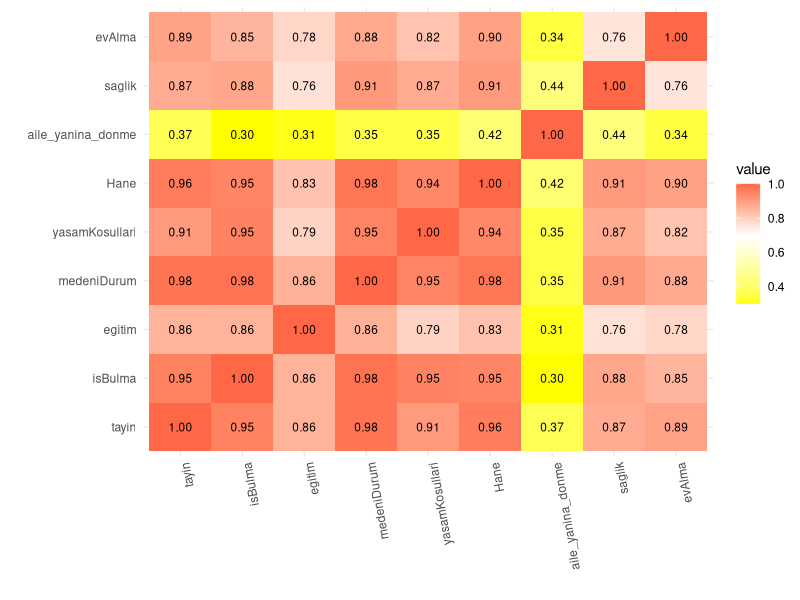
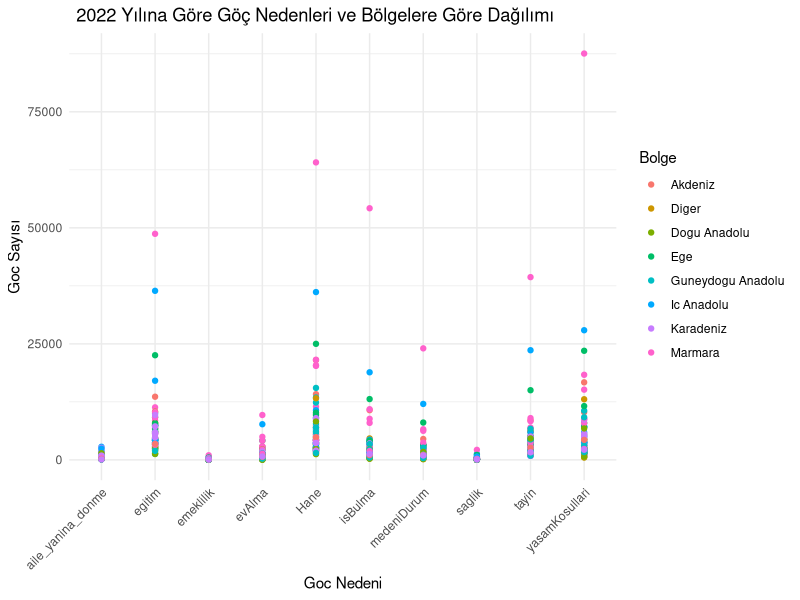
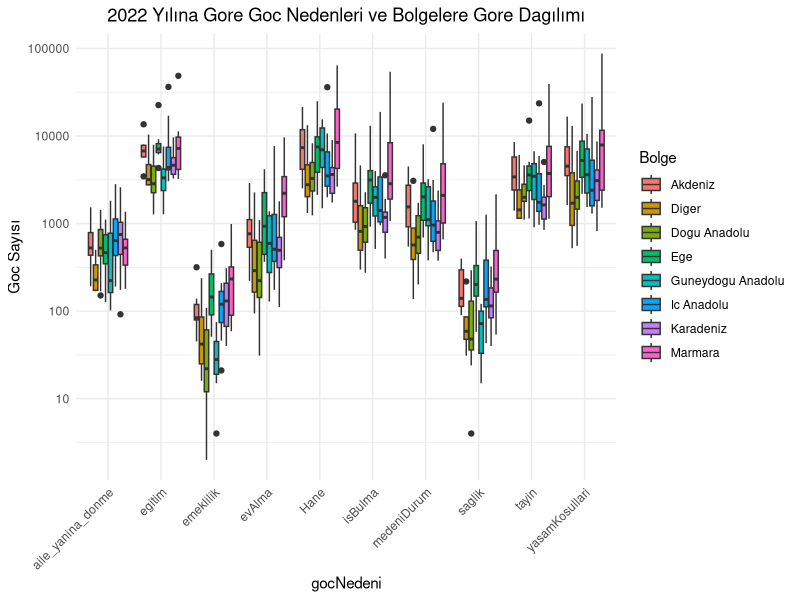
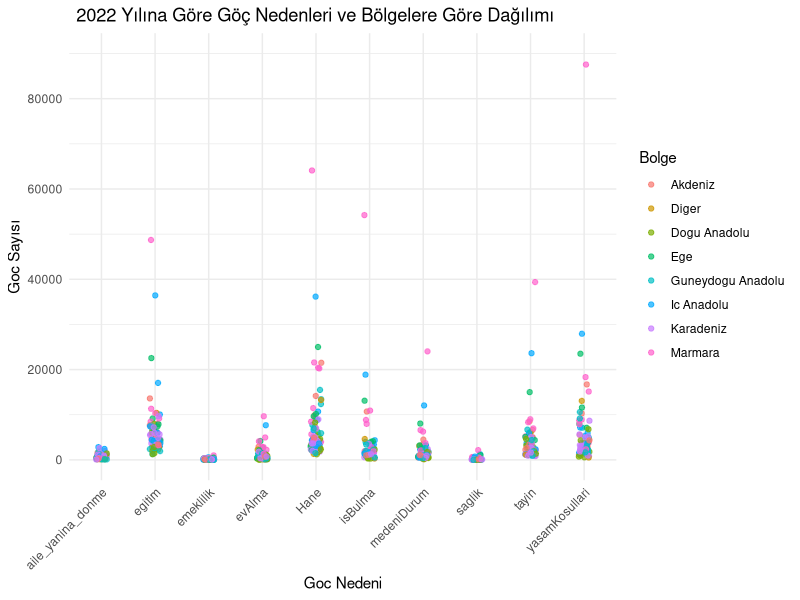

Here is the R script that generated these plots, in order:
## ---- chunk 1

library(readxl)
library(ggplot2)
library(tidyverse)
library(dplyr)
library(knitr)
library(ggrepel)
library(reshape2)
library(gridExtra)
## ---- chunk 2
##exceldosyasını okuma
alinan_goc <- read_excel("goc_etme_nedenine_illerin_aldigi_goc.xlsx")
## ---- chunk 3
##veri setinin ilk bir kaç satırını gösterme
head(alinan_goc)
## ---- chunk 4
##cor() fonksiyonu kullanılarak alinan_goc veri setindeki belirli sütunlar arasındaki korelasyonlar hesaplanır.
# Korelasyon matrisini hesapla
##cor() fonksiyonu, alinan_goc veri setindeki 3. sütundan 11. sütuna kadar olan sütunlardaki değişkenler arasındaki korelasyonları hesaplar. use = "complete.obs" argümanı, eksik değerleri içeren gözlemleri hesaplama işleminden çıkarır.
correlation_matrix <- cor(alinan_goc[, c(3:11)], use = "complete.obs")
melted_corr_matrix <- melt(correlation_matrix)
##Daha sonra, melt() fonksiyonu kullanılarak korelasyon matrisi eritilir
##melted_corr_matrix <- melt(correlation_matrix) ggplot2 paketi kullanılarak korelasyon matrisi görselleştirilir. 
##geom_tile() fonksiyonu ile korelasyon matrisi, renkli kareler olarak gösterilir. geom_text() fonksiyonu ile her karenin içine korelasyon değerleri yazdırılır. 
##labs() fonksiyonu ile x ve y eksenlerine etiketler eklenir. guides() fonksiyonu ile renk gradyanı için bir renk skalası eklenebilir. Son olarak, theme() fonksiyonları ile grafik stili ayarlanır.
# Ve Korelasyon matrisini görselleştirilir
ggplot(melted_corr_matrix, aes(Var1, Var2, fill = value)) +
  geom_tile() + 
   geom_text(aes(label = sprintf("%.2f", value)), color = "black", size = 3) +
  labs(x = " ", y = " ") + 
  guides(color = guide_legend(title = "Değer")) + 
  scale_fill_gradient2(low = "yellow", high = "red", mid = "white", midpoint = 0.7) +
  theme_minimal() +
  theme(axis.text.x = element_text(angle = 100, hjust = 1))
## ---- chunk 5
##alinan_goc veri çerçevesindeki veriyi daha "düzenli" bir formata dönüştürür ve new_tidy_data adında yeni bir veri seti oluşturur. Buradaki amaç, veriyi daha analiz edilebilir hale getirmek ve veri işleme sürecini kolaylaştırmaktır
##pivot_longer() fonksiyonu kullanılarak, veri çerçevesindeki sütunlar uzun formata dönüştürülür. Yani, her bir göç nedeni bir sütun yerine, il ve yil sütunları sabit kalacak şekilde, diğer sütunlar göç nedeni ve göç sayısı olacak şekilde yeniden yapılandırılır
##cols = -c(il, yil): il ve yil sütunları dışındaki tüm sütunlar işleme alınır names_to = "gocNedeni": Sütun adları, "gocNedeni" adında yeni bir sütuna dönüştürülür.
##mutate() fonksiyonu kullanılarak, "gocNedeni" sütunu karakter veri tipine dönüştürülür
##head() fonksiyonu kullanılarak, yeni oluşturulan new_tidy_data veri çerçevesinin ilk altı satırı ekrana yazdırılır

new_tidy_data <- alinan_goc %>%
  pivot_longer(cols = -c(il, yil), names_to = "gocNedeni", values_to = "gocSayisi") %>%
  mutate(gocNedeni = as.character(gocNedeni))
head(new_tidy_data)
## ---- chunk 6
##veri setindeki sütun adlarını döndürür
colnames(new_tidy_data)

## ---- chunk 7
##new_tidy_data veri setindeki her sütundaki eksik değerlerin sayısını hesaplama
colSums(is.na(new_tidy_data))
## ---- chunk 8
##new_tidy_data veri setinde herhangi bir eksik değer olup olmadığını kontrol eder.
##any(): Bu fonksiyon, bir vektör veya matrisin herhangi bir elemanının belirtilen koşulu sağlayıp sağlamadığını kontrol eder. 
any(is.na(new_tidy_data))
## ---- chunk 9
##data setinin yapısını özetleme
str(new_tidy_data)
## ---- chunk 10
##new_tidy_data veri setindeki tekrarlanan satırların sayısını hesaplar.
sum(duplicated(new_tidy_data))
## ---- chunk 11
##new_tidy_data veri setindeki "gocSayisi" adlı sütunun özet istatistikleri hesaplanır
summary(new_tidy_data$gocSayisi)
## ---- chunk 12
##new_tidy_data veri setindeki verileri gocSayisi sütununa göre sıralama ve ilk altı satırını ekrana yazdırma
new_tidy_data %>% arrange(gocSayisi) %>% head()
## ---- chunk 13
##new_tidy_data veri setindeki verileri gocSayisi sütununa göre azalan sıraya göre sıralama ve ilk altı satırını ekrana yazdırma
new_tidy_data %>% arrange(desc(gocSayisi)) %>% head()
## ---- chunk 14
## new_tidy_data veri setindeki veriler arasından gocSayisi sütunundaki en yüksek 10 değerigösterme
new_tidy_data %>% top_n(10, gocSayisi)
## ---- chunk 15
##new_tidy_data veri setindeki toplam göç sayısını hesaplamak için bir fonksiyon tanımlar.
toplam_goc_sayisi <- function(new_tidy_data, il, yil) {
  toplam <- sum(new_tidy_data$gocSayisi[new_tidy_data$il == il & new_tidy_data$yil == yil])
  return(toplam)
}
##belirtilen il ve yıl için new_tidy_data veri çerçevesindeki göç sayılarını filtreler ve toplama 
# Örneğin, Adana'daki 2022 yılındaki toplam göç sayısını bulmak için:
print(paste("Adana'da 2022 yılındaki toplam goc sayısı:", toplam_goc_sayisi(new_tidy_data, "Adana", 2022)))
print(paste("İstanbul'da 2022 yılındaki toplam goc sayısı:", toplam_goc_sayisi(new_tidy_data, "Istanbul", 2019)))
## ---- chunk 16
##new_tidy_data veri setinde 2022 yılında en yüksek göç sayısı ve göç nedenini yazdırma
max_goc_2022 <- new_tidy_data %>% 
  filter(yil == 2022) %>%
  select(gocSayisi, gocNedeni) %>%
  filter(gocSayisi == max(gocSayisi))

print(max_goc_2022)
## ---- chunk 17
min_goc_2022 <- new_tidy_data %>% 
  filter(yil == 2022) %>%
  select(gocSayisi, gocNedeni) %>%
  filter(gocSayisi == min(gocSayisi))

print(min_goc_2022)
## ---- chunk 18
new_tidy_data <- new_tidy_data %>%
  mutate(bolge = case_when(
    il %in% c("Istanbul", "Bursa", "Kocaeli", "Tekirdag","Balikesir","Canakkale","Bilecik","Edirne","Kirklareli","Sakarya","Yalova") ~ "Marmara",
    il %in% c("Izmir", "Aydin", "Manisa","Afyonkarahisar","Denizli","Kutahya","Manisa","Mugla","Usak") ~ "Ege",
    il %in% c("Ankara", "Konya", "Eskisehir","Cankiri","Corum","Kayseri","Kirsehir
","Konya","Nevsehir","Nigde","Sivas","Yozgat","Aksaray","Karaman","Kirikkale") ~ "Ic Anadolu",
    il %in% c("Artvin", "Giresun", "Ordu","Rize","Sinop","Tokat","Trabzon","Zonguldak","Amasya","Bolu","Gumushane","Kastamonu","Samsun","Sinop","Bayburt
","Bartin","Karabuk","Duzce") ~ "Karadeniz",
    il %in% c("Adana", "Antalya","Burdur","Hatay","Isparta","Kahramanmaras","Osmaniye") ~ "Akdeniz",
    il %in% c("Adiyaman","Diyarbakir","Gaziantep","Mardin","Siirt","Sanliurfa","Batman","Sirnak","Kilis") ~ "Guneydogu Anadolu",
    il %in% c("Agri","Bingol","Bitlis","Elazig","Erzincan","Erzurum","Hakkari","Kars","Malatya","Muş","Tunceli","Van","Ardahan","Igdir") ~ "Dogu Anadolu",
    TRUE ~ "Diger" # Diğer bölgelere dahil olan iller için bir kategori belirleyin
  ))

ggplot(new_tidy_data %>% filter(yil == 2022), aes(gocNedeni, gocSayisi, color = bolge)) +
  geom_point() +
  labs(title = "2022 Yılına Göre Göç Nedenleri ve Bölgelere Göre Dağılımı",
       x = "Goc Nedeni",
       y = "Goc Sayısı",
       color = "Bolge") +
  
  theme_minimal() +
  theme(plot.title = element_text(hjust = 0.10),
        axis.text.x = element_text(angle = 45, hjust = 1))  # X eksenindeki etiketleri 45 derece döndür
## ---- chunk 19
##boxplot data görsel
new_tidy_data <- new_tidy_data %>%
  mutate(bolge = case_when(
    il %in% c("Istanbul", "Bursa", "Kocaeli", "Tekirdag","Balikesir","Canakkale","Bilecik","Edirne","Kirklareli","Sakarya","Yalova") ~ "Marmara",
    il %in% c("Izmir", "Aydin", "Manisa","Afyonkarahisar","Denizli","Kutahya","Manisa","Mugla","Usak") ~ "Ege",
    il %in% c("Ankara", "Konya", "Eskisehir","Cankiri","Corum","Kayseri","Kirsehir
","Konya","Nevsehir","Nigde","Sivas","Yozgat","Aksaray","Karaman","Kirikkale") ~ "Ic Anadolu",
    il %in% c("Artvin", "Giresun", "Ordu","Rize","Sinop","Tokat","Trabzon","Zonguldak","Amasya","Bolu","Gumushane","Kastamonu","Samsun","Sinop","Bayburt
","Bartin","Karabuk","Duzce") ~ "Karadeniz",
    il %in% c("Adana", "Antalya","Burdur","Hatay","Isparta","Kahramanmaras","Osmaniye") ~ "Akdeniz",
    il %in% c("Adiyaman","Diyarbakir","Gaziantep","Mardin","Siirt","Sanliurfa","Batman","Sirnak","Kilis") ~ "Guneydogu Anadolu",
    il %in% c("Agri","Bingol","Bitlis","Elazig","Erzincan","Erzurum","Hakkari","Kars","Malatya","Muş","Tunceli","Van","Ardahan","Igdir") ~ "Dogu Anadolu",
    TRUE ~ "Diger" # Diğer bölgelere dahil olan iller için bir kategori belirleyin
  ))
ggplot(new_tidy_data %>% filter(yil == 2022), aes(x = gocNedeni, y = gocSayisi, fill = bolge)) +
  geom_boxplot() +
  labs(title = "2022 Yılına Gore Goc Nedenleri ve Bolgelere Gore Dagılımı",
       x = "gocNedeni",
       y = "Goc Sayısı",
       fill = "Bolge") +
  theme_minimal() +
  theme(plot.title = element_text(hjust = 0.5),
        axis.text.x = element_text(angle = 45, hjust = 1))+
 scale_y_continuous(trans = 'log10', labels = function(x) format(x, scientific = FALSE))  # Y eksenini logaritmik ölçekleme yaparak ayarla
## ---- chunk 20
new_tidy_data <- new_tidy_data %>%
  mutate(bolge = case_when(
    il %in% c("Istanbul", "Bursa", "Kocaeli", "Tekirdag","Balikesir","Canakkale","Bilecik","Edirne","Kirklareli","Sakarya","Yalova") ~ "Marmara",
    il %in% c("Izmir", "Aydin", "Manisa","Afyonkarahisar","Denizli","Kutahya","Manisa","Mugla","Usak") ~ "Ege",
    il %in% c("Ankara", "Konya", "Eskisehir","Cankiri","Corum","Kayseri","Kirsehir
","Konya","Nevsehir","Nigde","Sivas","Yozgat","Aksaray","Karaman","Kirikkale") ~ "Ic Anadolu",
    il %in% c("Artvin", "Giresun", "Ordu","Rize","Sinop","Tokat","Trabzon","Zonguldak","Amasya","Bolu","Gumushane","Kastamonu","Samsun","Sinop","Bayburt
","Bartin","Karabuk","Duzce") ~ "Karadeniz",
    il %in% c("Adana", "Antalya","Burdur","Hatay","Isparta","Kahramanmaras","Osmaniye") ~ "Akdeniz",
    il %in% c("Adiyaman","Diyarbakir","Gaziantep","Mardin","Siirt","Sanliurfa","Batman","Sirnak","Kilis") ~ "Guneydogu Anadolu",
    il %in% c("Agri","Bingol","Bitlis","Elazig","Erzincan","Erzurum","Hakkari","Kars","Malatya","Muş","Tunceli","Van","Ardahan","Igdir") ~ "Dogu Anadolu",
    TRUE ~ "Diger" # Diğer bölgelere dahil olan iller için bir kategori belirleyin
  ))
ggplot(new_tidy_data %>% filter(yil == 2022), aes(gocNedeni, gocSayisi, color = bolge)) +
  geom_jitter(width = 0.1, height = 0.1,alpha = 0.7) +  # Jittering ile daha fazla aralık
  labs(title = "2022 Yılına Göre Göç Nedenleri ve Bölgelere Göre Dağılımı",
       x = "Goc Nedeni",
       y = "Goc Sayısı",
       color = "Bolge") +
  scale_y_continuous(limits = c(2, max(90000)), breaks = seq(0, max(new_tidy_data$gocSayisi), by = 20000)) +  # Y ekseni aralığını ve etiketlerini ayarla
  theme_minimal() +
  theme(plot.title = element_text(hjust = 0.10),
        axis.text.x = element_text(angle = 45, hjust = 1))  # X eksenindeki etiketleri 45 derece döndür
